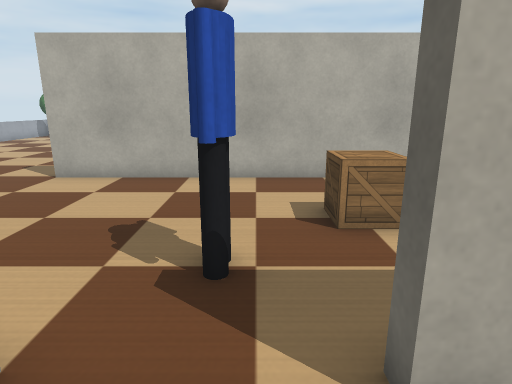
view 1 (above)

22 first-person views from a walk through a Webots world. The camera is 1 m above the floor, tilts 14° down and sees 75° across. The floor is counted in squares, 0.5 m on a side. Each view is taken from the middle of a square. On the plan, view 1 faces up. The plan holds only what a view shows up to about 18 squares ahead; the rest is blank. The place goes on beyond the plan. Robots are left out. Simple shapes and patterns stand in for the simulator's stock objects.

view 2
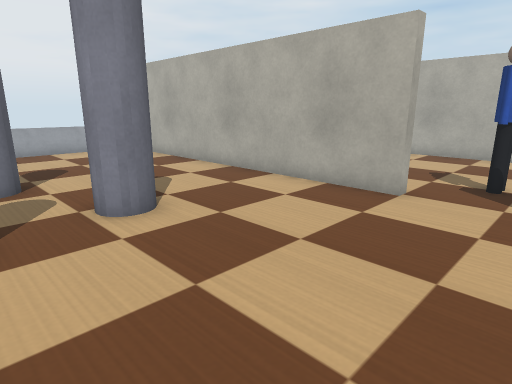

view 3
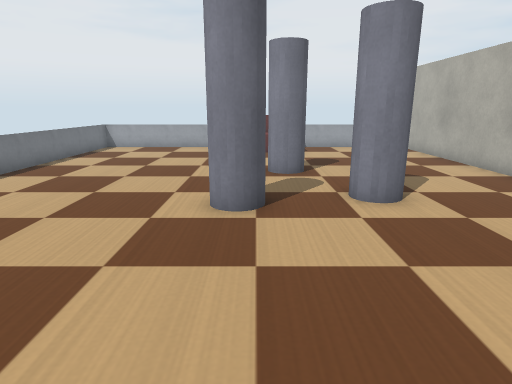

view 4
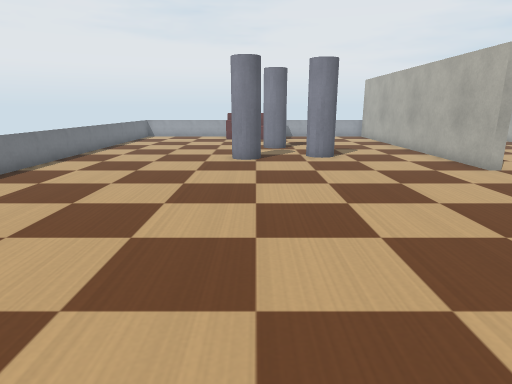

view 5
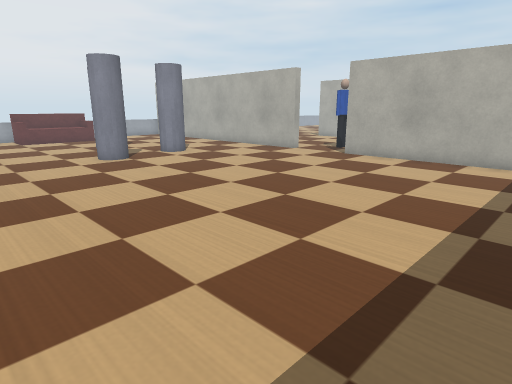

view 6
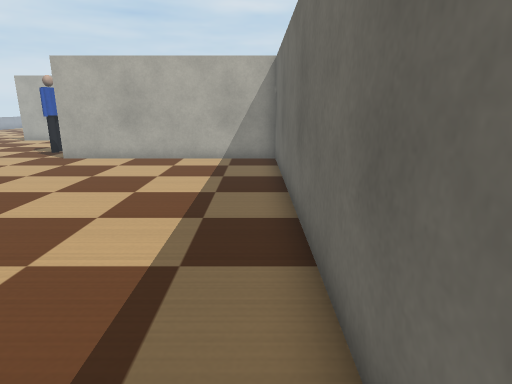

view 7
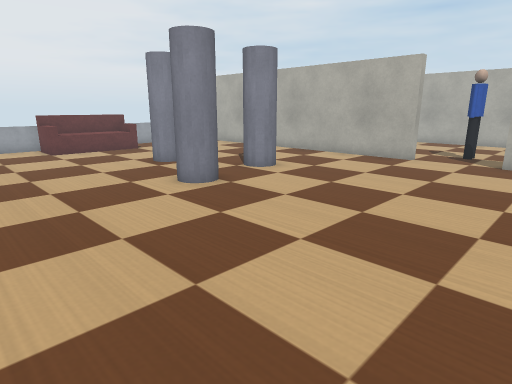

view 8
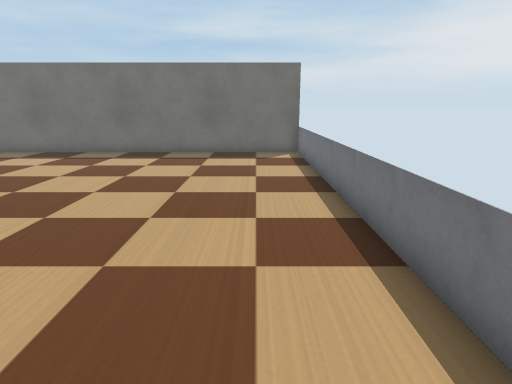

view 9
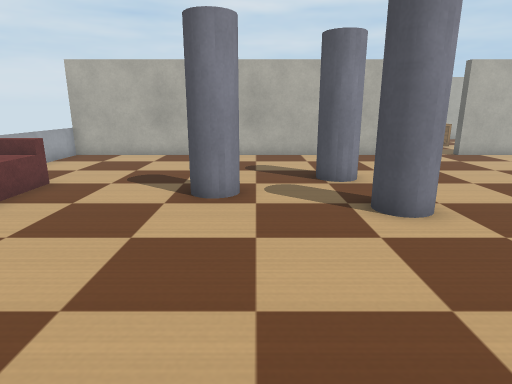

view 10
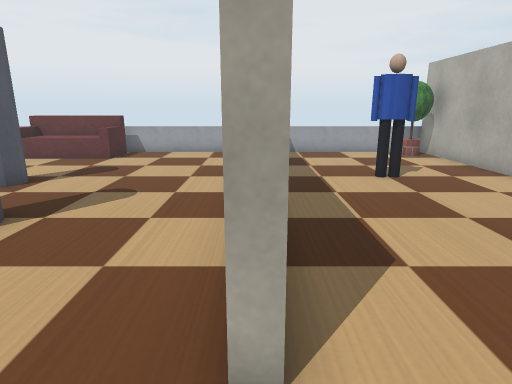

view 11
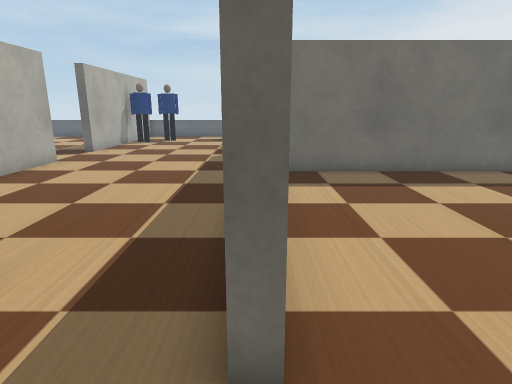

view 12
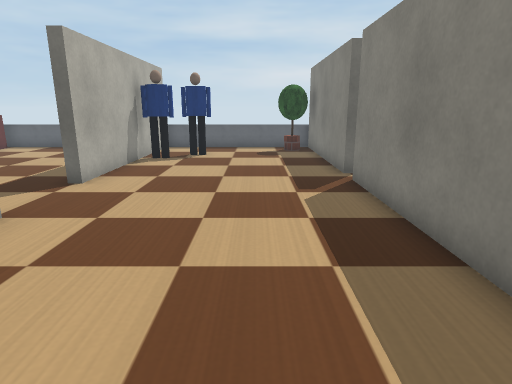

view 13
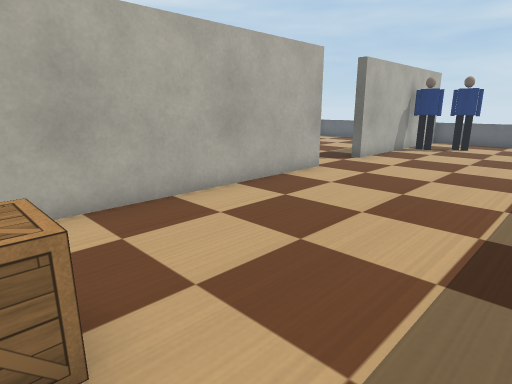

view 14
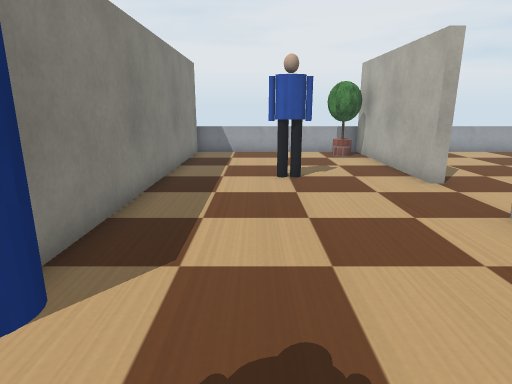

view 15
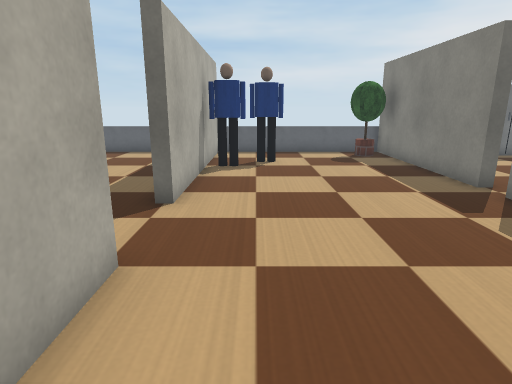

view 16
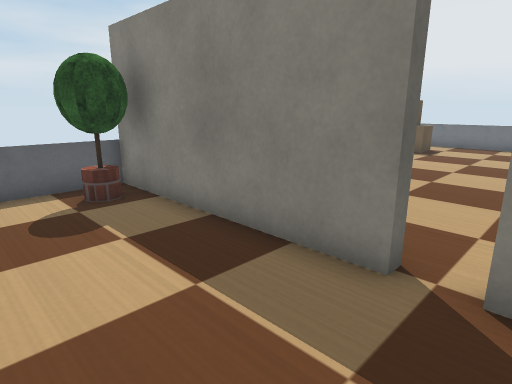

view 17
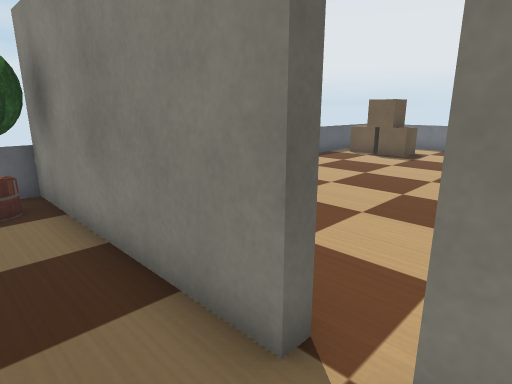

view 18
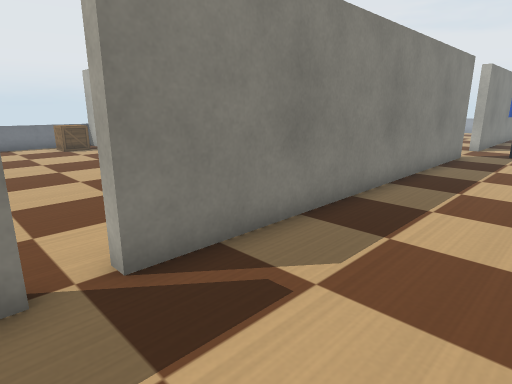

view 19
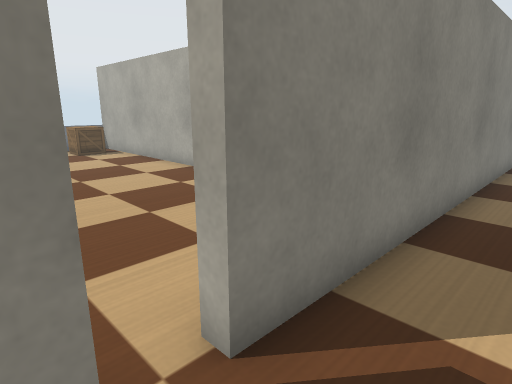

view 20
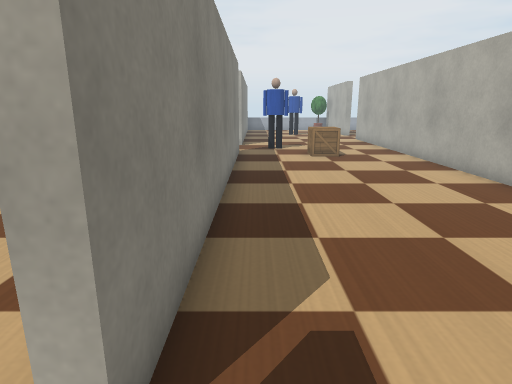

view 21
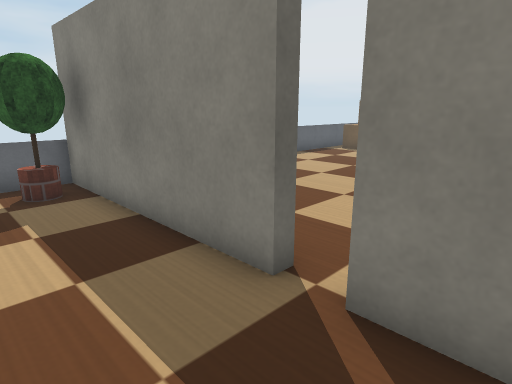

view 22
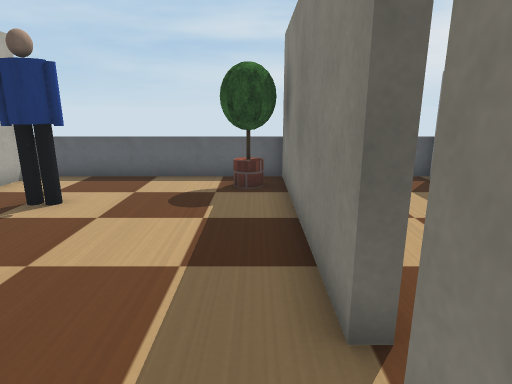

### Floor plan
Ten units are one square. View 1 is at (0, 0); x grows to the right and y downward. Boxes are objects, and circles mark ways between rooms. Rooms are numbered by the first view taken in them; rooms with no view inside come last. Other rooms are left out.
<svg viewBox="-165 -105 410 250">
<path fill="none" stroke="#000" d="M-20 -18 -160 -18M98 140 98 -18 10 -18M-160 79 -160 140 98 140M-160 -18 -160 42M10 -18 10 -22 155 -22 155 -18M120 -98 -60 -98M165 -18 165 -22 240 -22M-90 -98 -160 -98M-160 -22 -20 -22 -20 -18M240 -98 150 -98M-160 -98 -160 -22M240 -22 240 -98"/>
<rect x="-155" y="35" width="20" height="50" fill="#bbb"><title>sofa</title></rect>
<rect x="-105" y="35" width="30" height="30" fill="#bbb"><title>pillar</title></rect>
<rect x="-65" y="55" width="30" height="20" fill="#bbb"><title>pillar</title></rect>
<rect x="-65" y="25" width="20" height="20" fill="#bbb"><title>pillar</title></rect>
<rect x="-155" y="-95" width="20" height="20" fill="#bbb"><title>potted tree</title></rect>
<rect x="-105" y="-75" width="10" height="30" fill="#bbb"><title>person</title></rect>
<rect x="-15" y="-45" width="20" height="10" fill="#bbb"><title>person</title></rect>
<rect x="5" y="-75" width="30" height="30" fill="#bbb"><title>wooden box</title></rect>
<rect x="195" y="-95" width="10" height="20" fill="#bbb"><title>person</title></rect>
<rect x="205" y="-85" width="10" height="20" fill="#bbb"><title>person</title></rect>
<rect x="215" y="-45" width="20" height="20" fill="#bbb"><title>potted tree</title></rect>
<circle cx="-10" cy="-20" r="3" fill="#2a7"/>
<text x="-30" y="60">1</text>
<text x="40" y="-60">2</text>
</svg>
Room 1 opens to room 2.

Where each view was taken, in squares from view 1:
view 1: 0 up, 0 right, facing up
view 2: 6 down, 1 right, facing up-left
view 3: 6 down, 2 right, facing left
view 4: 6 down, 9 right, facing left
view 5: 12 down, 9 right, facing up-left
view 6: 12 down, 9 right, facing up
view 7: 12 down, 3 right, facing up-left
view 8: 12 down, 6 left, facing right
view 9: 13 down, 8 left, facing up
view 10: 2 up, 0 right, facing left
view 11: 2 up, 1 left, facing right
view 12: 5 up, 6 right, facing right
view 13: 3 up, 2 right, facing up-right
view 14: 5 up, 0 right, facing left
view 15: 8 up, 8 right, facing right
view 16: 6 up, 15 right, facing down-right
view 17: 4 up, 15 right, facing down-right
view 18: 6 up, 17 right, facing down-left
view 19: 4 up, 17 right, facing down-left
view 20: 3 up, 17 right, facing left
view 21: 5 up, 14 right, facing down-right
view 22: 3 up, 14 right, facing right
